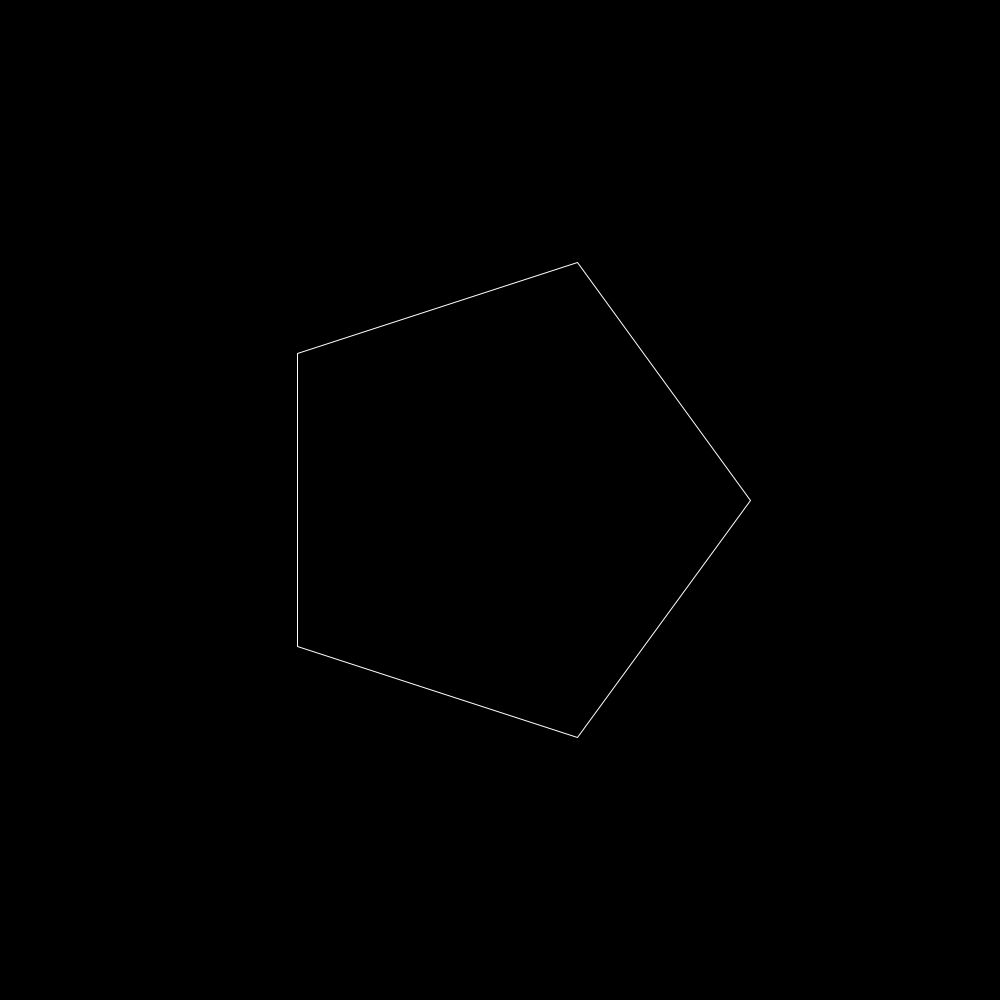
Frame 1 (no input)
Frame 60 (the mouse pressed at the canvas centre just before this capture): identical to frame 1, image omitted
Frame 120 (the mouse held since frame 60 and released just before this capture): identical to frame 1, image omitted

The Processing sketch that drew this single still picture (run headless with seeded random() and noise(); from frame 60 on, the mouse is pressed at the canvas centre):

// Processing sketch: cc_tut_oop_01
// ── cc_tut_oop_01.pde
float x;
float y;
float diameter;
int segments = 5;

void setup() {
  size(1000, 1000);
  
  x = width/2;
  y = height/2;
  diameter = width/2;
}

void draw() {
  background(0);
  
  pushMatrix();
  translate(x, y);
  stroke(255);
  noFill();
  beginShape();
  for (int n = 0; n < segments; n++) {
    float angle = TWO_PI / segments * n;
    float dx = cos(angle) * diameter/2;
    float dy = sin(angle) * diameter/2;
    vertex(dx, dy);
  }
  endShape(CLOSE);
  popMatrix();
}
